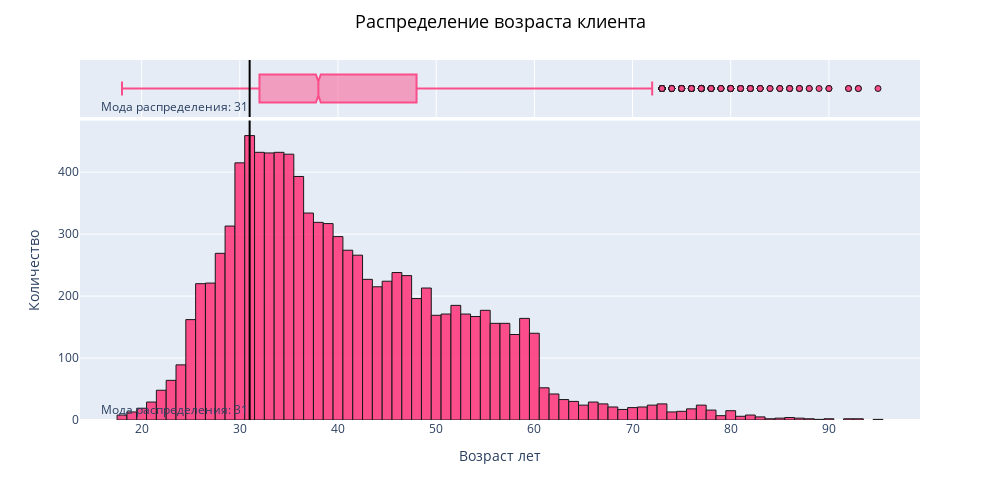

Write notebook code for a chart like this one.
### Code cell
quant_fig('age', 'возраста клиента', 'Возраст лет')

### Figure 1 — Plotly figure (JSON) as saved in the notebook; plotly's stock layout.template omitted (floating-point values rounded to 4 significant figures; data arrays with more than 128 entries replaced by an {"elided": "..."} marker saying what was removed)
{"data": [{"alignmentgroup": "True", "bingroup": "x", "hoverinfo": "all", "hovertemplate": "Возраст лет: %{x}<br> Количество: %{y}", "legendgroup": "", "marker": {"color": "rgb(253, 60, 127)", "line": {"color": "black", "width": 1}, "pattern": {"shape": ""}}, "name": "", "nbinsx": 100, "offsetgroup": "", "opacity": 0.9, "orientation": "v", "showlegend": false, "type": "histogram", "x": {"elided": "10105 int values"}, "xaxis": "x", "yaxis": "y"}, {"alignmentgroup": "True", "hoverinfo": "all", "hovertemplate": "Возраст лет: %{x}<br> Количество: %{y}", "legendgroup": "", "marker": {"color": "rgb(253, 60, 127)", "line": {"color": "black", "width": 1}}, "name": "", "notched": true, "offsetgroup": "", "opacity": 0.9, "showlegend": false, "type": "box", "x": {"elided": "10105 int values"}, "xaxis": "x2", "yaxis": "y2"}], "layout": {"annotations": [{"showarrow": false, "text": "Мода распределения: 31", "x": 31, "xanchor": "right", "xref": "x", "y": 0, "yanchor": "bottom", "yref": "y domain"}, {"showarrow": false, "text": "Мода распределения: 31", "x": 31, "xanchor": "right", "xref": "x2", "y": 0, "yanchor": "bottom", "yref": "y2 domain"}], "barmode": "relative", "height": 500, "legend": {"tracegroupgap": 0}, "margin": {"t": 60}, "shapes": [{"line": {"color": "black", "width": 2}, "type": "line", "x0": 31, "x1": 31, "xref": "x", "y0": 0, "y1": 1, "yref": "y domain"}, {"line": {"color": "black", "width": 2}, "type": "line", "x0": 31, "x1": 31, "xref": "x2", "y0": 0, "y1": 1, "yref": "y2 domain"}], "title": {"font": {"color": "black", "size": 18}, "text": "Распределение возраста клиента", "x": 0.5, "xanchor": "center", "y": 0.97, "yanchor": "top"}, "width": 1000, "xaxis": {"anchor": "y", "domain": [0, 1], "showspikes": true, "title": {"text": "Возраст лет"}}, "xaxis2": {"anchor": "y2", "domain": [0, 1], "matches": "x", "showgrid": true, "showspikes": true, "showticklabels": false}, "yaxis": {"anchor": "x", "domain": [0, 0.8316], "showspikes": true, "title": {"text": "Количество"}}, "yaxis2": {"anchor": "x2", "domain": [0.8416, 1], "matches": "y2", "showgrid": false, "showline": false, "showspikes": true, "showticklabels": false, "ticks": ""}}}
